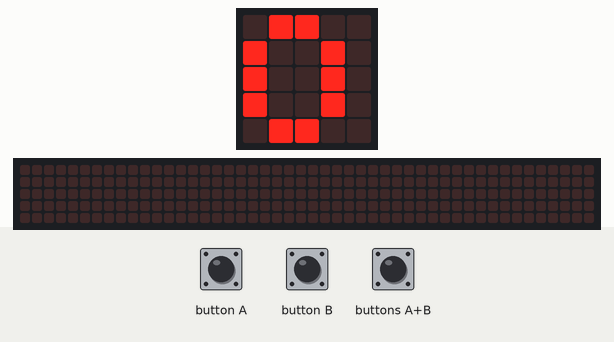
Bench run of a program on a simulated BBC micro:bit (MakeCode). On the bench: the board's 5×5 LED display, a strip that is not on the board, showing the scrolling text unrolled. The inputs (shaded band) are chosen by the test bench. Random numbers come from a fixed seed; the 48×5 strip is a reading aid, not a part: it shows the text the display is scrolling, unrolled, one strip-width of it at a time.

Above: at 1.8 s.
1.9 s: button B pressed for 0.15 s
At 2.21 s:
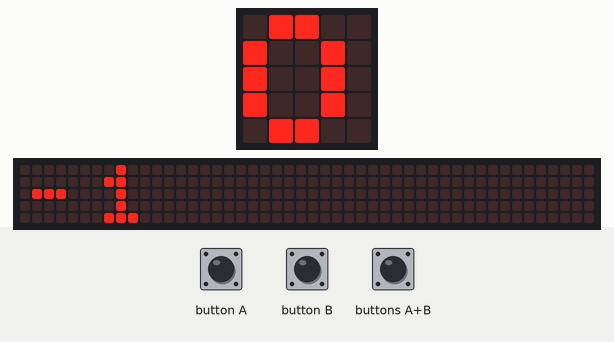
2.6 s: buttons A+B pressed for 0.15 s
At 4.92 s:
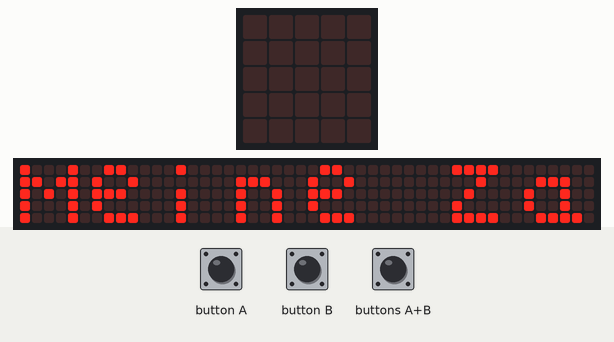
At 14.8 s:
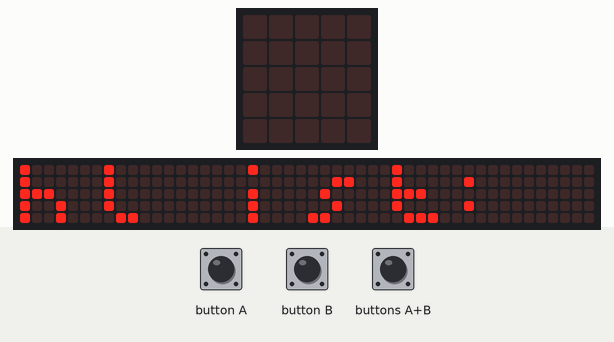

The program:

main.ts
```typescript
input.onButtonPressed(Button.A, function () {
    zahl += 1
})
input.onButtonPressed(Button.AB, function () {
    zahl_von_microbit += randint(5, -5)
    basic.showString("Meine Zahl ist:")
    basic.showNumber(zahl_von_microbit)
    if (zahl_von_microbit == zahl) {
        basic.showString("Gewonnen!!!!!!!!!!!!")
        music.play(music.stringPlayable("C D E F G A B C5 ", 120), music.PlaybackMode.UntilDone)
    } else {
        basic.showString("Leider Verloren!")
        music.play(music.stringPlayable("C5 B A G F E D C ", 120), music.PlaybackMode.UntilDone)
    }
})
input.onButtonPressed(Button.B, function () {
    zahl += -1
})
let zahl_von_microbit = 0
let zahl = 0
zahl = 0
zahl_von_microbit = 0
basic.showIcon(IconNames.Happy)
basic.forever(function () {
    basic.showNumber(zahl)
    if (zahl > 5) {
        zahl = 5
    }
    if (zahl < -5) {
        zahl = -5
    }
})
```

test.ts
```typescript
// Hier kann man Tests durchführen; diese Datei wird nicht kompiliert, wenn dieses Paket als Erweiterung verwendet wird.
```

Measured:
- after the input at 1.9 s, the display: changes after 0.24 s (image 1)
- what the display in image 3 shows lasts 0.7 s, from 14.3 s to 15.0 s
